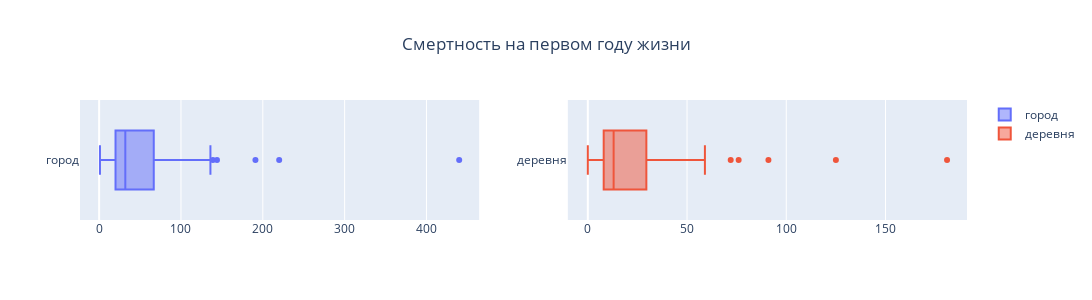

The code cell stored with this chart in its notebook:
### Markdown cell above
### График по умершим детям на первом году жизни

### Code cell
fig=make_subplots(rows=1,
                  cols=2)
fig.add_box(x=data['число умерших детей на первом году жизни в городе 2020'],row=1,col=1,name='город')
fig.add_box(x=data['число умерших детей на первом году жизни в деревне 2020'],row=1,col=2,name='деревня')

fig.update_layout(title={'text':'Смертность на первом году жизни','x':0.5},
                  height=300, # общаая высота графика
                  width=1200,
                  )
fig.show()

### Figure 1 — Plotly figure (JSON) as saved in the notebook; plotly's stock layout.template omitted (floating-point values rounded to 4 significant figures)
{"data": [{"name": "город", "type": "box", "x": [440, 220, 139, 191, 144, 124, 113, 130, 102, 102, 104, 136, 109, 79, 130, 109, 88, 66, 45, 118, 58, 53, 38, 61, 48, 69, 38, 70, 25, 48, 40, 109, 49, 51, 53, 25, 31, 33, 32, 32, 17, 29, 36, 22, 31, 31, 24, 33, 33, 30, 10, 51, 20, 25, 40, 34, 27, 22, 31, 14, 9, 29, 25, 21, 24, 20, 29, 10, 19, 12, 15, 16, 24, 20, 13, 7, 15, 19, 11, 3, 1, 6, 4, 7, 2], "xaxis": "x", "yaxis": "y"}, {"name": "деревня", "type": "box", "x": [10, 26, 91, 0, 38, 76, 125, 40, 31, 26, 26, 181, 44, 59, 34, 20, 31, 31, 16, 49, 12, 44, 31, 44, 54, 26, 14, 5, 22, 23, 23, 72, 15, 10, 5, 18, 9, 12, 8, 11, 7, 12, 23, 13, 15, 11, 5, 12, 31, 5, 14, 13, 8, 3, 29, 33, 12, 35, 15, 4, 8, 13, 0, 12, 9, 11, 13, 10, 4, 8, 10, 5, 23, 5, 12, 7, 0, 17, 3, 5, 21, 5, 0, 1, 2], "xaxis": "x2", "yaxis": "y2"}], "layout": {"height": 300, "title": {"text": "Смертность на первом году жизни", "x": 0.5}, "width": 1200, "xaxis": {"anchor": "y", "domain": [0, 0.45]}, "xaxis2": {"anchor": "y2", "domain": [0.55, 1]}, "yaxis": {"anchor": "x", "domain": [0, 1]}, "yaxis2": {"anchor": "x2", "domain": [0, 1]}}}
